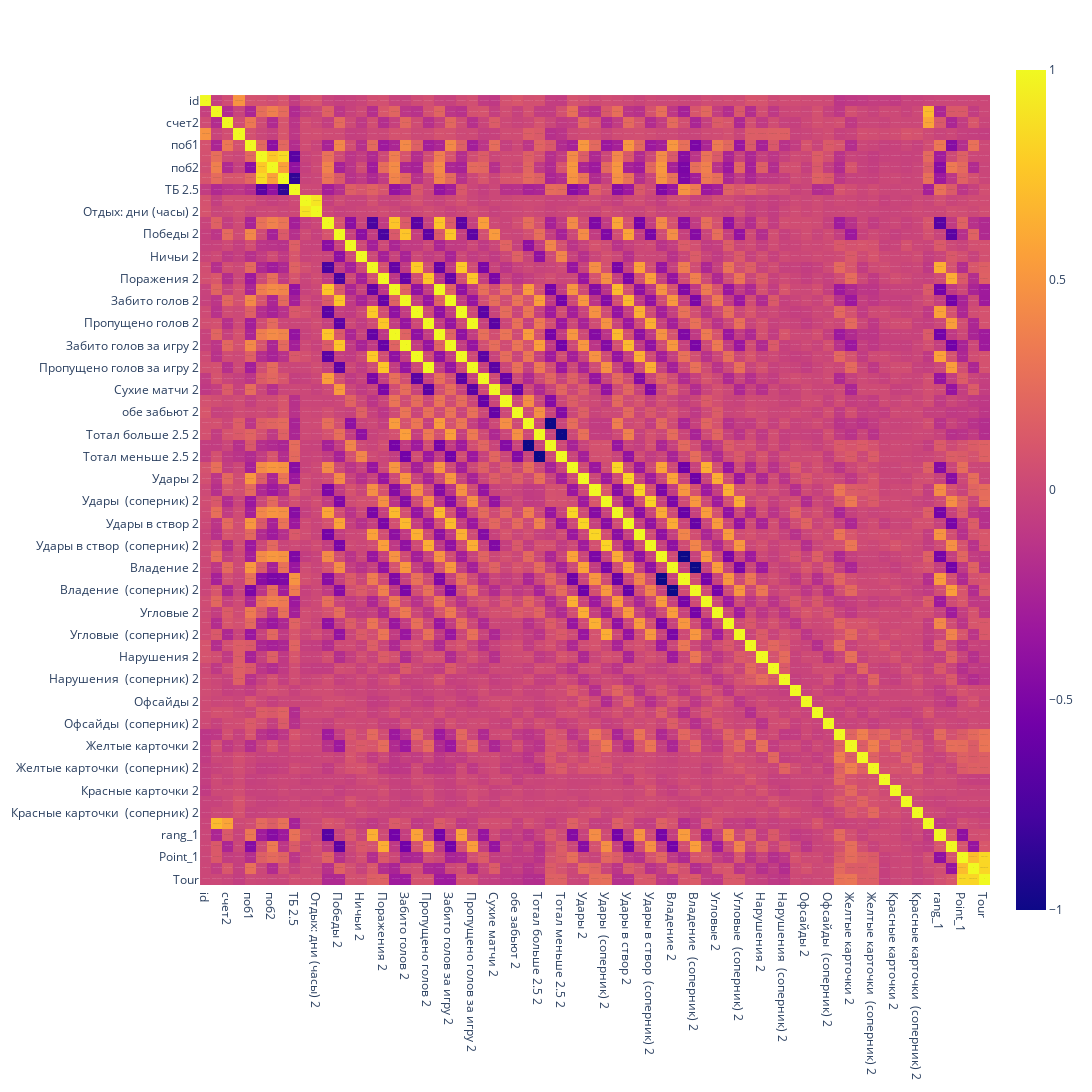

The notebook cell this image was saved under:
### Code cell
df_bund.info()
fig_corr = px.imshow(
    df_bund.corr(),
    text_auto=True,
    height=1400,
    width=1400)
fig_corr.show()

### Figure 1 — Plotly figure (JSON) as saved in the notebook; plotly's stock layout.template omitted (floating-point values rounded to 4 significant figures; data arrays with more than 128 entries replaced by an {"elided": "..."} marker saying what was removed)
{"data": [{"coloraxis": "coloraxis", "hovertemplate": "x: %{x}<br>y: %{y}<br>color: %{z}<extra></extra>", "name": "0", "texttemplate": "%{z}", "type": "heatmap", "x": ["id", "счет1", "счет2", "Температура", "поб1", "X", "поб2", "ТМ 2.5", "ТБ 2.5", "Отдых: дни (часы) 1", "Отдых: дни (часы) 2", "Победы 1", "Победы 2", "Ничьи 1", "Ничьи 2", "Поражения 1", "Поражения 2", "Забито голов 1", "Забито голов 2", "Пропущено голов 1", "Пропущено голов 2", "Забито голов за игру 1", "Забито голов за игру 2", "Пропущено голов за игру 1", "Пропущено голов за игру 2", "Сухие матчи 1", "Сухие матчи 2", "обе забьют 1", "обе забьют 2", "Тотал больше 2.5 1", "Тотал больше 2.5 2", "Тотал меньше 2.5 1", "Тотал меньше 2.5 2", "Удары 1", "Удары 2", "Удары  (соперник) 1", "Удары  (соперник) 2", "Удары в створ 1", "Удары в створ 2", "Удары в створ  (соперник) 1", "Удары в створ  (соперник) 2", "Владение 1", "Владение 2", "Владение  (соперник) 1", "Владение  (соперник) 2", "Угловые 1", "Угловые 2", "Угловые  (соперник) 1", "Угловые  (соперник) 2", "Нарушения 1", "Нарушения 2", "Нарушения  (соперник) 1", "Нарушения  (соперник) 2", "Офсайды 1", "Офсайды 2", "Офсайды  (соперник) 1", "Офсайды  (соперник) 2", "Желтые карточки 1", "Желтые карточки 2", "Желтые карточки  (соперник) 1", "Желтые карточки  (соперник) 2", "Красные карточки 1", "Красные карточки 2", "Красные карточки  (соперник) 1", "Красные карточки  (соперник) 2", "тотал", "rang_1", "rang_2", "Point_1", "Point_2", "Tour"], "xaxis": "x", "y": ["id", "счет1", "счет2", "Температура", "поб1", "X", "поб2", "ТМ 2.5", "ТБ 2.5", "Отдых: дни (часы) 1", "Отдых: дни (часы) 2", "Победы 1", "Победы 2", "Ничьи 1", "Ничьи 2", "Поражения 1", "Поражения 2", "Забито голов 1", "Забито голов 2", "Пропущено голов 1", "Пропущено голов 2", "Забито голов за игру 1", "Забито голов за игру 2", "Пропущено голов за игру 1", "Пропущено голов за игру 2", "Сухие матчи 1", "Сухие матчи 2", "обе забьют 1", "обе забьют 2", "Тотал больше 2.5 1", "Тотал больше 2.5 2", "Тотал меньше 2.5 1", "Тотал меньше 2.5 2", "Удары 1", "Удары 2", "Удары  (соперник) 1", "Удары  (соперник) 2", "Удары в створ 1", "Удары в створ 2", "Удары в створ  (соперник) 1", "Удары в створ  (соперник) 2", "Владение 1", "Владение 2", "Владение  (соперник) 1", "Владение  (соперник) 2", "Угловые 1", "Угловые 2", "Угловые  (соперник) 1", "Угловые  (соперник) 2", "Нарушения 1", "Нарушения 2", "Нарушения  (соперник) 1", "Нарушения  (соперник) 2", "Офсайды 1", "Офсайды 2", "Офсайды  (соперник) 1", "Офсайды  (соперник) 2", "Желтые карточки 1", "Желтые карточки 2", "Желтые карточки  (соперник) 1", "Желтые карточки  (соперник) 2", "Красные карточки 1", "Красные карточки 2", "Красные карточки  (соперник) 1", "Красные карточки  (соперник) 2", "тотал", "rang_1", "rang_2", "Point_1", "Point_2", "Tour"], "yaxis": "y", "z": {"elided": "71x71 float values"}}], "layout": {"coloraxis": {"colorscale": [[0, "#0d0887"], [0.1111, "#46039f"], [0.2222, "#7201a8"], [0.3333, "#9c179e"], [0.4444, "#bd3786"], [0.5556, "#d8576b"], [0.6667, "#ed7953"], [0.7778, "#fb9f3a"], [0.8889, "#fdca26"], [1, "#f0f921"]]}, "height": 1400, "margin": {"t": 60}, "width": 1400, "xaxis": {"anchor": "y", "constrain": "domain", "domain": [0, 1], "scaleanchor": "y"}, "yaxis": {"anchor": "x", "autorange": "reversed", "constrain": "domain", "domain": [0, 1]}}}
